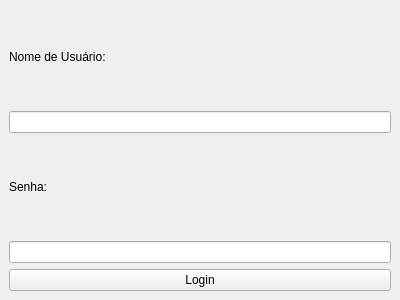
<?xml version="1.0" encoding="utf-8"?>
<ui version="4.0">
 <class>MainWindow</class>
 <widget class="QMainWindow" name="MainWindow">
  <property name="geometry">
   <rect>
    <x>100</x>
    <y>100</y>
    <width>400</width>
    <height>300</height>
   </rect>
  </property>
  <property name="windowTitle">
   <string>Tela de Login</string>
  </property>
  <widget class="QWidget" name="centralWidget">
   <layout class="QVBoxLayout" name="verticalLayout">
    <item>
     <widget class="QLabel" name="label_username">
      <property name="text">
       <string>Nome de Usuário:</string>
      </property>
     </widget>
    </item>
    <item>
     <widget class="QLineEdit" name="usernameEdit"/>
    </item>
    <item>
     <widget class="QLabel" name="label_password">
      <property name="text">
       <string>Senha:</string>
      </property>
     </widget>
    </item>
    <item>
     <widget class="QLineEdit" name="passwordEdit">
      <property name="echoMode">
       <enum>QLineEdit::Password</enum>
      </property>
     </widget>
    </item>
    <item>
     <widget class="QPushButton" name="loginButton">
      <property name="text">
       <string>Login</string>
      </property>
     </widget>
    </item>
   </layout>
  </widget>
 </widget>
 <resources/>
 <connections/>
</ui>
